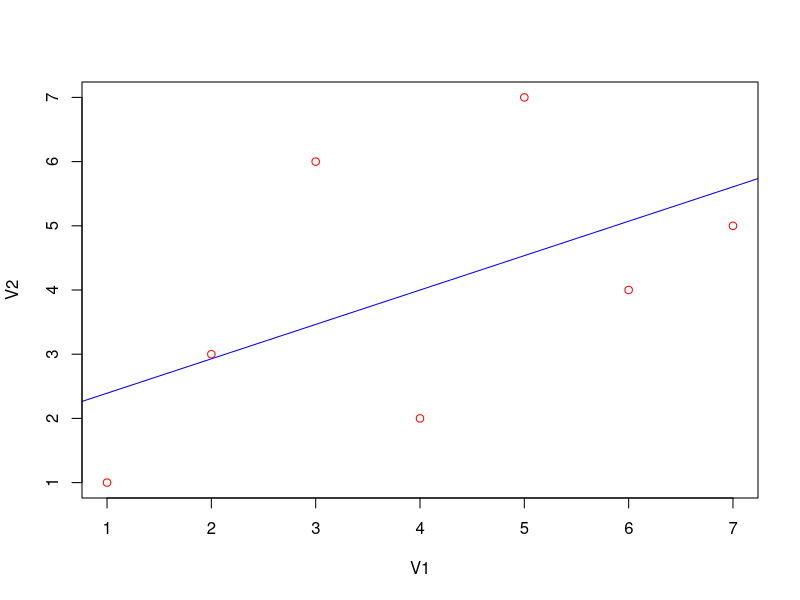
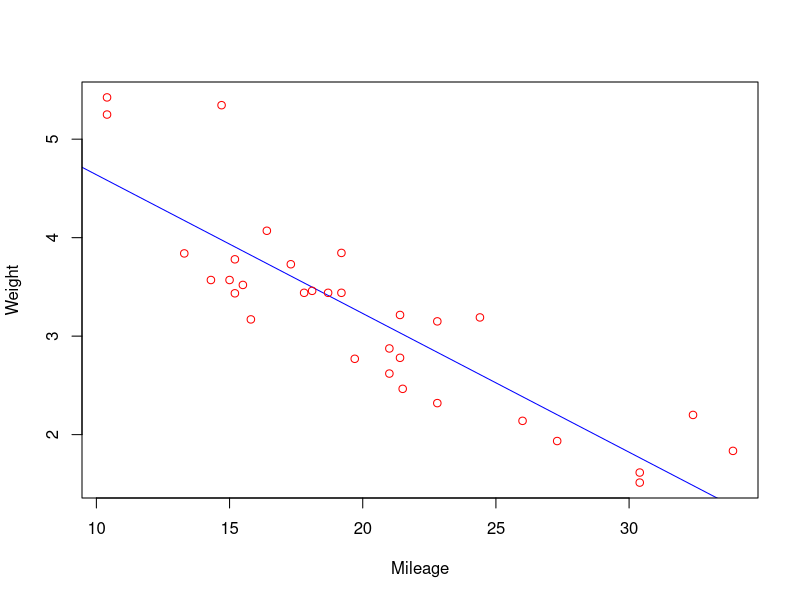

Here is the R script that generated these plots, in order:
# Q-1
# Consider available dataset: mtcars establish the relationship between "mpg"    as a response variable with "disp","hp" and "wt" as predictor variables.       Create Equation for Regression Model
# Y = a+Xdisp.x1+Xhp.x2+Xwt.x3
# Apply Equation for predicting New Values for a car with disp = 221, hp = 102   and wt = 2.91 the predicte mileage.

df <- View(mtcars)
df

input <- mtcars[,c("mpg", "disp", "hp", "wt")]
input

model <- lm(mpg~disp + hp + wt, data = input)
model

Xall = coef(model)[1]
Xall

Xdisp = coef(model)[2]
Xdisp

Xhp = coef(model)[3]
Xhp

Xwt = coef(model)[4]
Xwt

y = Xall + Xdisp*221 + Xhp*102 + Xwt*2.91
y

# Q-1
# Consider following vectors for multiple linear regression model:
# year <- c(2017,2017,2017,2017,2017,2017,2017,2017,2017,2017,2017,2017,2016,2016,2016,2016,2016,2016,2016,2016,2016,2016,2016,2016)
# month <- c(12,11,10,9,8,7,6,5,4,3,2,1,12,11,10,9,8,7,6,5,4,3,2,1)
# interest_rate <- c(2.75,2.5,2.5,2.5,2.5,2.5,2.5,2.25,2.25,2.25,2,2,2,1.75,1.75,1.75,1.75,1.75,1.75,1.75,1.75,1.75,1.75,1.75)
# unemployment_rate <- c(5.3,5.3,5.3,5.3,5.4,5.6,5.5,5.5,5.5,5.6,5.7,5.9,6,5.9,5.8,6.1,6.2,6.1,6.1,6.1,5.9,6.2,6.2,6.1)
# index_price <- c(1464,1394,1357,1293,1256,1254,1234,1195,1159,1167,1130,1075,1047,965,943,958,971,949,884,866,876,822,704,719)
# establish the relationship between "index_price" as a response variable with "interest_rate" and "unemployment_rate" as predictor variables.
# Create Relationship Model & get the Coefficients
# Create Equation for Regression Model
# Apply Equation for predicting New Values for interest_rate = 2.4 and unemployment_rate = 5.4 the predicte inxed_price

year <- c(2017,2017,2017,2017,2017,2017,2017,2017,2017,2017,2017,2017,2016,2016,2016,2016,2016,2016,2016,2016,2016,2016,2016,2016)
year

month <- c(12,11,10,9,8,7,6,5,4,3,2,1,12,11,10,9,8,7,6,5,4,3,2,1)
month

interest_rate <- c(2.75,2.5,2.5,2.5,2.5,2.5,2.5,2.25,2.25,2.25,2,2,2,1.75,1.75,1.75,1.75,1.75,1.75,1.75,1.75,1.75,1.75,1.75)
interest_rate

unemployment_rate <- c(5.3,5.3,5.3,5.3,5.4,5.6,5.5,5.5,5.5,5.6,5.7,5.9,6,5.9,5.8,6.1,6.2,6.1,6.1,6.1,5.9,6.2,6.2,6.1)
unemployment_rate

index_price <- c(1464,1394,1357,1293,1256,1254,1234,1195,1159,1167,1130,1075,1047,965,943,958,971,949,884,866,876,822,704,719)
index_price

df <- data.frame(year,month,interest_rate,unemployment_rate,index_price)
df

input <- df[,c('index_price', 'interest_rate', 'unemployment_rate')]
input

model <- lm(index_price~interest_rate + unemployment_rate, data = input)
model

Xall <- coef(model)[1]
Xall

Xinterest <- coef(model)[2]
Xinterest

Xunemployment <- coef(model)[3]
Xunemployment

y = Xall + Xinterest*2.4 + Xunemployment*5.4
y


# Q-3
# Calculate Pearson correlation coefficient for given data:
# v1 = c(1, 2, 3, 4, 5, 6, 7) v2 = c(1, 3, 6, 2, 7, 4, 5)
# Plot relationship and perform analysis on type.

v1 = c(1, 2, 3, 4, 5, 6, 7) 
v1

v2 = c(1, 3, 6, 2, 7, 4, 5)
v2

result = cor(v1, v2, method = "pearson")
result

plot(v1, v2, xlab='V1',ylab = "V2", col='red', abline(lm(v2~v1),col="blue"))


# Q-4
# Use avaliable dataset in R: mtcars
# Calculate Correlation coefficient for mgp and wt. Plot relationship and perform analysis on type.

df <- View(mtcars)
df

mpg <- mtcars$mpg
mpg

wt <- mtcars$wt
wt

result = cor(mpg, wt, method = "pearson")
result

plot(mpg, wt, xlab='Mileage', ylab = "Weight", col='red', abline(lm(wt~mpg), col="blue"))


# Q-5
# Calculate five number summary or five point summary of given vector
# rebounds=c(30, 28, 24, 24, 28, 30, 31, 35,28)
# Calculate mean, median and mode for same data. Also use trim and na.rm parameter   for mean.

rebounds = c(30, 28, 24, 24, 28, 30, 31, 35,28)
rebounds

fivenum(rebounds)

a <- mean(rebounds)
a

b <- median(rebounds)
b

c <- names(sort(table(rebounds),decreasing = TRUE))
c

d <- names(sort(table(rebounds),decreasing = TRUE))[1]
d

# Q-6
# Generate a vector from the given data. Calculate the following:
#  X = (27,23,45,49,78,67,56,54,35,39,69,87,88,93,NA)
# 1. Calculate median for the given data.
# 2. Calculate mode of the vector.
# 3. Calculate the mean of the data by skipping the minimum and maximum value of a      vector.
# 4. Sort the data and find the minimum and maximum values of a given a vector.
# 5. Find minimum and maximum value using inbuilt functions.
# 6. Calculate mean of the entire vector. (Ignore NA values)
# 7. Calculate quantile Q1 and Q3.
# 8. Find the summary of the vector by applying appropriate function.
# 9. Find the sum of the elements of vector.
# 10.Sort the elements of the vector in descending order. 

X = c(27,23,45,49,78,67,56,54,35,39,69,87,88,93,NA)
X

a = median(X, na.rm=TRUE)
a

b =names(sort(table(X),decreasing = TRUE))[1]
b

c = mean(sort(X), trim = 0.1, na.rm = TRUE)
c

d = sort(X)
d

print(min(d))
print(max(d))

print(min(X, na.rm = TRUE))
print(max(X, na.rm = TRUE))

e <- mean(X, na.rm = TRUE)
e

f <- quantile(X, probs = c(0.25, 0.75), na.rm = TRUE)
f
  
g <- summary(X, na.rm = TRUE)
g

h <- sum(X, na.rm = TRUE)
h

i <- sort(X, decreasing = TRUE)
i